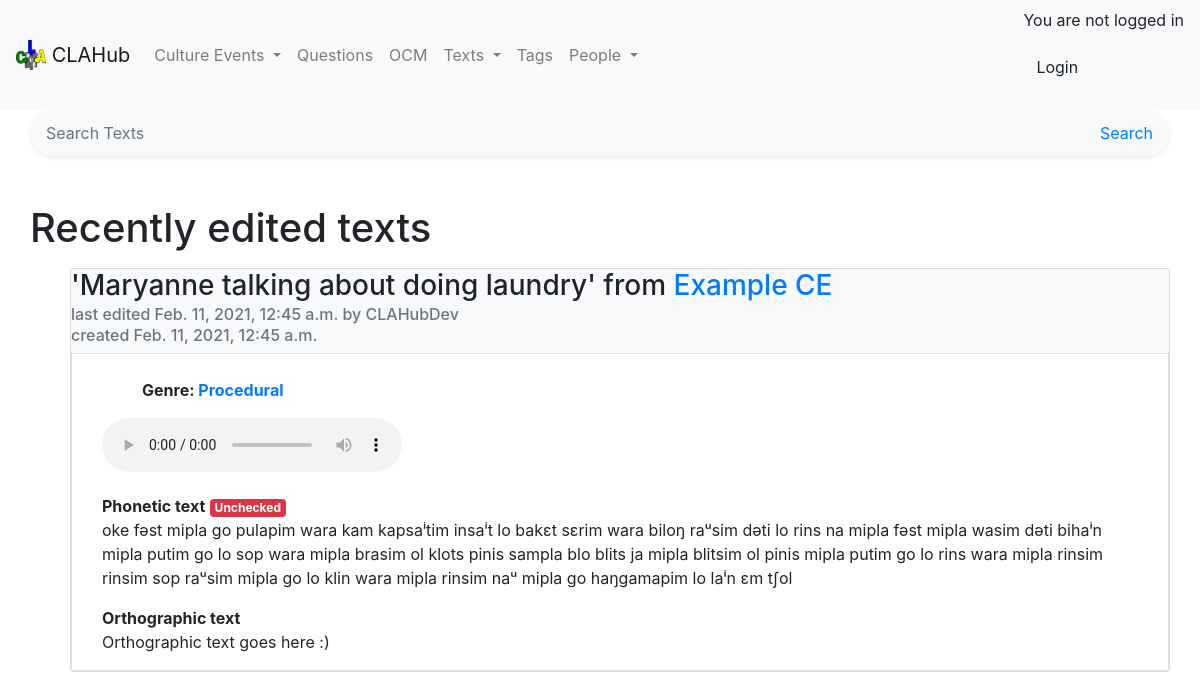
The app's page /CE/texts with its own data.
### CE/models.py (models this page shows, shortened)
class Text(models.Model):
    genres = [('1', 'Narrative'),
              ('2', 'Hortatory'),
              ('3', 'Procedural'),
              ('4', 'Expository'),
              ('5', 'Descriptive')]
    standard = [('1', 'Unchecked'),
                ('2', 'Double checked by author'),
                ('3', 'Checked by team mate'),
                ('4', 'Approved by whole team'),
                ('5', 'Valid for linguistic analysis')]
    ce = models.ForeignKey('CultureEvent', on_delete=models.PROTECT)
    text_title = models.CharField(max_length=50, blank=True)
    audio = models.FileField(upload_to=audio_folder, blank=True)
    phonetic_text = models.TextField(blank=True)
    phonetic_standard = models.CharField(choices=standard,
                                         max_length=30,
                                         default='1',
                                         blank=True)
    orthographic_text = models.TextField(blank=True)
    discourse_type = models.CharField(choices=genres,
                                      max_length=15,
                                      blank=True)
    date_created = models.DateTimeField(auto_now_add=True)
    last_modified = models.DateTimeField(auto_now=True)
    last_modified_by = models.CharField(max_length=20, blank=True)
    speaker_plain_text = models.CharField(max_length=50, blank=True)
    speaker = models.CharField(max_length=80, blank=True)

class CultureEvent(models.Model):
    title = models.CharField(max_length=60, blank=False, unique=True)
    date_created = models.DateTimeField(auto_now_add=True)
    last_modified = models.DateTimeField(auto_now=True)
    last_modified_by = models.CharField(max_length=20)
    description = models.TextField(blank=True)
    description_plain_text = models.TextField(blank=True)
    differences = models.TextField(blank=True)
    interpretation = models.TextField(blank=True)
    slug = models.SlugField(unique=True)  # set in save function, form doesn't need to validate it
    tags = TaggableManager()
    def save(self, *args, **kwargs):
        self.check_unique_title()
        self.description = bleach.clean(self.description_plain_text)
        if CE.settings.auto_cross_reference:
            self.auto_cross_ref()
        else:
            self.find_tag()
        self.slug = slugify(self.title)
        super().save(*args, **kwargs)

### CE/views.py (the view)
# urls.py: path('texts', views.texts_home, name='texts_home'),
@CE.utilities.conditional_login
def texts_home(request):
    template = 'CE/texts.html'
    texts = Text.objects.all().order_by('text_title')
    paginator = Paginator(texts, 25)
    texts = paginator.get_page(request.GET.get('page'))
    context = {
        'Texts': texts,
        'paginator': texts,
        'title': 'Texts',
        'search_context': 'texts'
    }
    return render(request, template, context)

### CE/templates/CE/texts.html (shortened to what this page needs)
{% extends 'base.html' %}
{% block page_content %}
<div class="container-fluid">
    {% include 'partial/search_bar.html' %}
    <br>
    <h1>Recently edited texts</h1>
    {% include 'CE/partial/text_list.html' %}
</div>
    {% endblock %}

### CE/templates/CE/partial/text_list.html (shortened to what this page needs)
{% for text in Texts %}
<ul>
    <div class="card bg-light">
        <h3>'{{text.text_title}}' from <a href="{% url 'CE:view' text.ce.pk %}">{{text.ce.title}}</a></h3>
        <h6 class="card-subtitle mb-2 text-muted">last edited {{text.last_modified}} by {{text.last_modified_by}}</h6>
        <h6 class="card-subtitle mb-2 text-muted">created {{text.date_created}}</h6>
        {% include 'CE/partial/text_detail.html' %}
    </div>
</ul>
{% endfor %}

### CE/templates/CE/partial/text_detail.html (shortened to what this page needs)
<div class="container-fluid border bg-white">
    <div class="container-fluid">
        <br>
        {% if text.discourse_type %}
            <ul><strong>
            Genre: <a href="{% url 'CE:text_genre' text.discourse_type %}">{{text.get_discourse_type_display}}</a>
        </strong></ul>
        {% endif %}
        {% if text.audio %}
        <audio controls> <source src="{{text.audio.url}}"></audio>
        {% endif %}
        {% if text.phonetic_text %}
        <strong>Phonetic text</strong>
        {% if text.phonetic_standard == '1' %}
        <span class="badge badge-danger">Unchecked</span>
        {% endif %}
        <p> {{ text.phonetic_text }}</p>
        {% endif %}
        {% if text.orthographic_text %}
        <strong>Orthographic text</strong>
        <p> {{ text.orthographic_text }}</p>
        {% endif %}
    </div>
</div>

### records on screen
Text: text_title "Maryanne talking about doing laundry", ce "Example CE", last_modified "Feb. 11, 2021, 12:45 a.m.", last_modified_by "CLAHubDev", date_created "Feb. 11, 2021, 12:45 a.m.", discourse_type "Procedural", phonetic_standard "Unchecked", phonetic_text "oke fəst mipla ɡo pulapim wara kam kapsaⁱtim insaⁱt lo bakɛt sɛrim wara biloŋ raᵘsim dəti lo rins na mipla fəst mipla wasim dəti bihaⁱn mipla putim ɡo lo sop wara mipla brasim ol klots pinis sampla blo blits ja mipla blitsim ol pinis mipla putim go lo rins wara mipla rinsim rinsim sop raᵘsim mipla ɡo lo klin wara mipla rinsim naᵘ mipla ɡo haŋgamapim lo laⁱn ɛm tʃol", orthographic_text "Orthographic text goes here :)"
